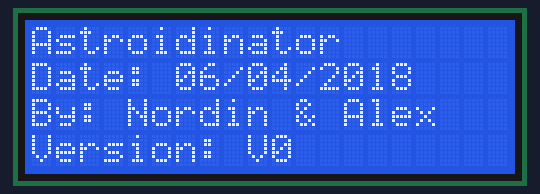
The sketch below on a simulated Arduino Uno, built with avr-gcc and run on an emulated ATmega328P. Shown: 20×4 character LCD. What the sketch prints to the serial monitor is not drawn.

Above: at 0.2 s.
At 2.2 s:
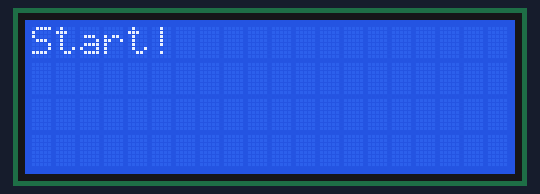
At 3.7 s:
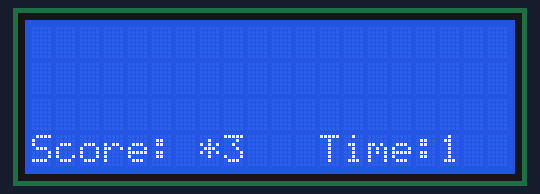
At 12.4 s:
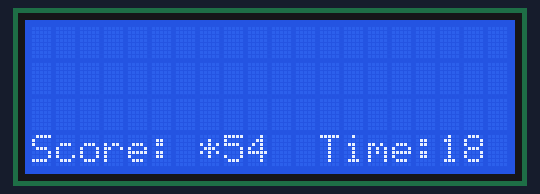
At 21.4 s:
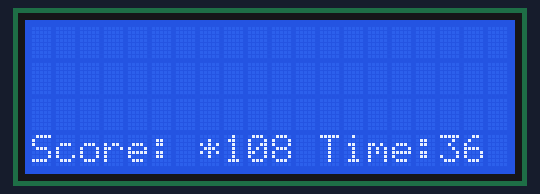
At 39.2 s:
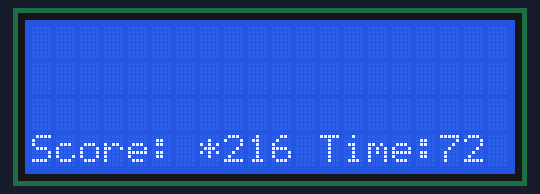

The sketch:

LcdAstroidinatorAmar.ino
```cpp
// Created by Alex Mares
// Date: 21-03-2018
// Class: IC.16AO.a
//
// Info: LcdFunctions

#include <SimpleTimer.h>
#include <LiquidCrystal_I2C.h>

//Objects
LiquidCrystal_I2C AstroidinatorLcd(0x27, 20, 4);
SimpleTimer tmrGame;

//Globals
bool enableLog;
int stubAstColl = 0;
int elapsedTime = 0;

void setup()
{
  Serial.begin(115200);
  Serial.println("Init..");
  InitGlobals();

  InitLcd();
  InitCredentials();
  InitStartGame();
}

void loop()
{
  tmrGame.run();
}

void InitLcd()
{
  AstroidinatorLcd.init();
  AstroidinatorLcd.setBacklight(1);
  AstroidinatorLcd.setCursor(0, 0);
  //AstroidinatorLcd.print("Alex Mares");
}
void InitCredentials()
{
  WriteToLcd(0, 0, "Astroidinator");
  WriteToLcd(0, 1, "Date: 06/04/2018");
  WriteToLcd(0, 2, "By: Nordin & Alex");
  WriteToLcd(0, 3, "Version: V0");
  delay(2000);
  AstroidinatorLcd.clear();
}
void InitStartGame()
{
  WriteToLcd(0, 0, "Start!");
  delay(1000);
  AstroidinatorLcd.clear();
  tmrGame.setInterval(500, UpdateDisplay);
}
void InitGlobals()
{
  Serial.println("Init globals..");
  enableLog == true;
  Serial.println("Finished.");
}
void WriteToLcd(int a_x, int a_y, String a_text)
{
  AstroidinatorLcd.setCursor(a_x, a_y);
  AstroidinatorLcd.print(a_text);
}
void UpdateDisplay()
{
  AstroidinatorLcd.clear();
  //ergens asteroids bewegen, ook hierin collision detecteren
  //ergens spaceships bewegen, ook hierin collision detecteren
  UpdateScores();
}

void UpdateScores()
{
  //aantal ast coll
  //aantal sh coll
  elapsedTime++;
  stubAstColl = stubAstColl + 3;//zo meteen niet meer nodig, waarde komt van Nordin

  //WriteToLcd(0, 3, "Score: ''  Time: ..");
  WriteToLcd(0, 3, "Score:");
  WriteToLcd(12, 3, "Time:");

  WriteToLcd(7, 3, "*");
  WriteToLcd(8, 3, (String)stubAstColl);
  WriteToLcd(17, 3, (String)elapsedTime);

  DebugLogging("ast: " + (String)stubAstColl, 0);
}

void DebugLogging(String a_text, int a_infoType)
{
  if (enableLog == true)
  {
    switch (a_infoType)
    {
      case 0:
        Serial.println("ERROR: " + a_text);
        break;
      case 1:
        Serial.println("WARNING: " + a_text);
        break;
      case 2:
        Serial.println("INFO: " + a_text);
        break;
      default:
        Serial.println(a_text);
        break;
    }
  }
}
```

Measured:
- what the display in image 1 shows lasts 1.0 s, from 2.1 s to 3.1 s
- what the display in image 2 shows lasts 0.5 s, from 3.7 s to 4.2 s
